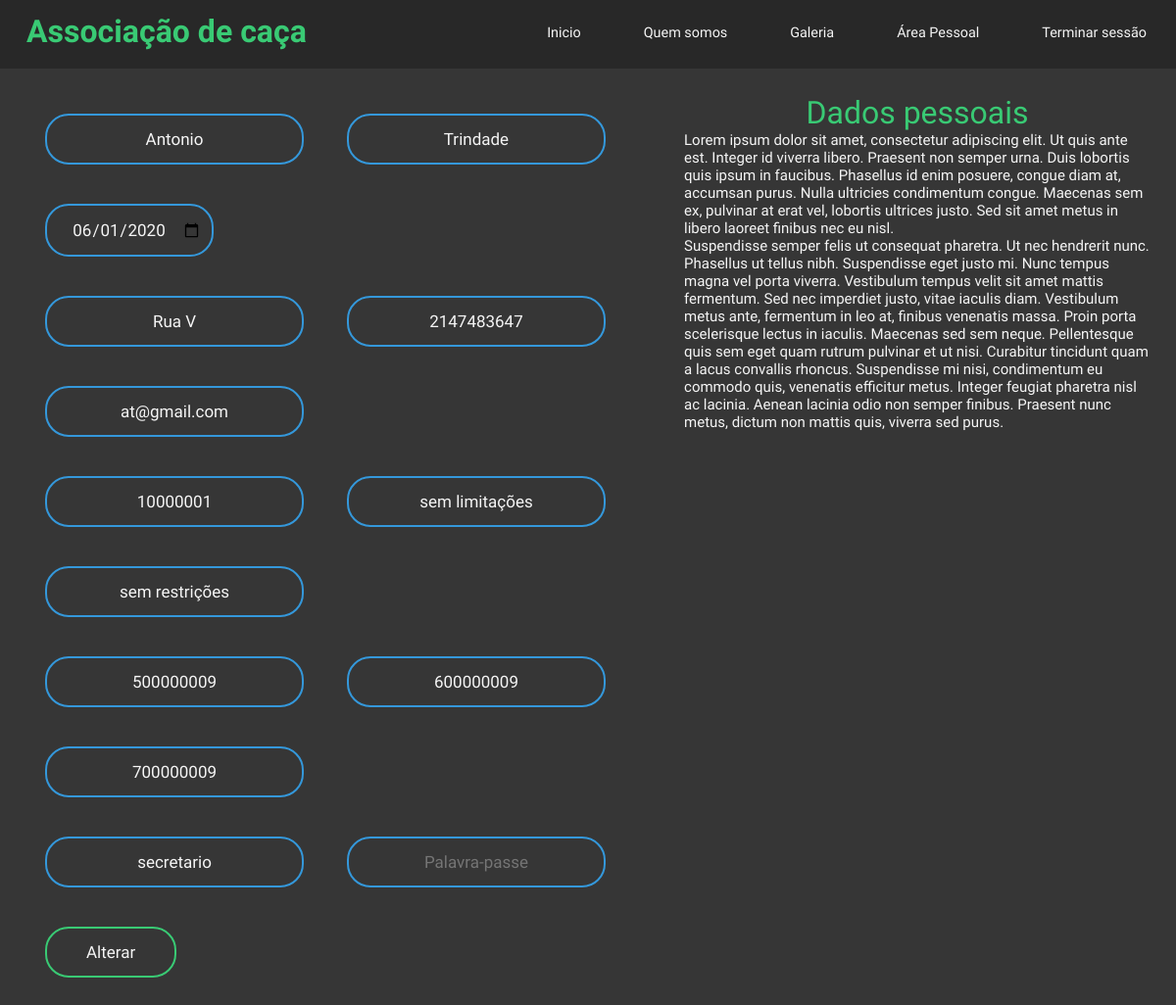
/vicePresidente/p_dadosSocios.php?codUtilizador=2 (signed in), run on the app's committed database.
### tables this page shows
CREATE TABLE `utilizador` (
  `codUtilizador` int(11) NOT NULL,
  `codPerfil` int(11) NOT NULL,
  `codCarteira` int(11) NOT NULL,
  `nome` varchar(30) NOT NULL,
  `apelido` varchar(30) NOT NULL,
  `morada` varchar(50) NOT NULL,
  `email` varchar(50) NOT NULL,
  `nif` int(9) NOT NULL,
  `dataNascimento` date NOT NULL,
  `telemovel` int(11) NOT NULL,
  `numPorteArma` int(11) NOT NULL,
  `numApoliceSeguro` int(11) NOT NULL,
  `numLicencaCaca` int(11) NOT NULL,
  `limitacao` varchar(50) NOT NULL,
  `restricaoAlimentar` varchar(50) NOT NULL,
  `nomeUser` varchar(20) NOT NULL,
  `password` varchar(300) NOT NULL,
  `ativo` bit(1) NOT NULL
);

### vicePresidente/p_dadosSocios.php (the view, shortened to what this page needs)
<!DOCTYPE html>
<html lang="en">
    <head>
        <link rel="stylesheet" href="../css/style.css">
    </head>
    <body>
        <?php
            if(isset($_SESSION['utilizador']))
            {
                $sql = "SELECT codPerfil FROM utilizador WHERE nomeUser = '".$_SESSION["utilizador"]."'";
                $res = mysqli_query($conn, $sql);
                $row = mysqli_fetch_array($res);
                if($row['codPerfil'] == VICE_PRESIDENTE || $row['codPerfil'] == PRESIDENTE)
                {
                    $codUtilizador = $_GET['codUtilizador'];
                    $sql = "SELECT * FROM utilizador WHERE codUtilizador='$codUtilizador'";
                    $res = mysqli_query($conn, $sql);
                    $row = mysqli_fetch_array($res);
                    echo
                    "
                    <header>
                        <div class='navbar'>
                            <h1>Associação de caça</h1>
                            <ul>
                                <li><a href='../index.php'>Inicio</a></li>
                                <li><a href='../about.php'>Quem somos</a></li>
                                <li><a href='../gallery.php'>Galeria</a></li>
                                <li><a href='../p_areaPessoal.php'>Área Pessoal</a></li>
                                <li><a href='../logout/logout.php'>Terminar sessão</a></li>
                            </ul>
                        </div>
                    </header>
                    <div class='grid-container'>
                        <div class='grid-item'>
                            <form action='updateDadosVicePres.php' method='POST'>
                                <input type='text' name='nome' placeholder='Nome' value='".$row['nome']."'>
                                <input type='text' name='apelido' placeholder='Apelido' value='".$row['apelido']."'>
                                <input type='date' name='dataNascimento' placeholder='Data nascimento' value='".$row['dataNascimento']."'>
                                <br>
                                <input type='text' name='morada' placeholder='Morada' value='".$row['morada']."'>
                                <input type='text' name='telemovel' placeholder='Telefone' value='".$row['telemovel']."'>
                                <input type='text' name='email' placeholder='Email' value='".$row['email']."'>
                                <br>
                                <input type='text' name='nif' placeholder='NIF' value='".$row['nif']."'>
                                <input type='text' name='limitacao' placeholder='Limitações fisicas' value='".$row['limitacao']."'>
                                <input type='text' name='restricaoAlimentar' placeholder='Restrições alimentares' value='".$row['restricaoAlimentar']."'>
                                <br>
                                <input type='text' name='numPorteArma' placeholder='Nº licença porte arma' value='".$row['numPorteArma']."'>
                                <input type='text' name='numApoliceSeguro' placeholder='Nº apólice de seguro' value='".$row['numApoliceSeguro']."'>
                                <input type='text' name='numLicencaCaca' placeholder='Nº licença de caça' value='".$row['numLicencaCaca']."'>
                                <br>
                                <input type='text' name='nomeUser' placeholder='Nome de utilizador' value='".$row['nomeUser']."'>
                                <input type='password' name='pw' placeholder='Palavra-passe'>
                                <br>
                                <input type='submit' value='Alterar'>
                            </form>
                        </div>
                        <div class='grid-item'>
                            <h1>Dados pessoais</h1>
                            <p>Lorem ipsum dolor sit amet, consectetur adipiscing elit. Ut quis ante est. Integer id viverra libero. Praesent non semper urna. Duis lobortis quis ipsum in faucibus. Phasellus id enim posuere, congue diam at, accumsan purus. Nulla ultricies condimentum congue. Maecenas sem ex, pulvinar at erat vel, lobortis ultrices justo. Sed sit amet metus in libero laoreet finibus nec eu nisl.</p>
                            <p>Suspendisse semper felis ut consequat pharetra. Ut nec hendrerit nunc. Phasellus ut tellus nibh. Suspendisse eget justo mi. Nunc tempus magna vel porta viverra. Vestibulum tempus velit sit amet mattis fermentum. Sed nec imperdiet justo, vitae iaculis diam. Vestibulum metus ante, fermentum in leo at, finibus venenatis massa. Proin porta scelerisque lectus in iaculis. Maecenas sed sem neque. Pellentesque quis sem eget quam rutrum pulvinar et ut nisi. Curabitur tincidunt quam a lacus convallis rhoncus. Suspendisse mi nisi, condimentum eu commodo quis, venenatis efficitur metus. Integer feugiat pharetra nisl ac lacinia. Aenean lacinia odio non semper finibus. Praesent nunc metus, dictum non mattis quis, viverra sed purus.</p>
                        </div>
                    </div>
                    ";
                }
            }
        ?>
    </body>
</html>

### css/style.css (style rules this page uses)
* { margin: 0px; padding: 0px; font-family: 'Open Sans Condensed', sans-serif; }
body { background: #363636; box-sizing: border-box; }
h1, h2, h3 { text-align: center; color: #39ca74; }
.navbar { width: 100%; height: 70px; background-color: #282828; }
.navbar h1 { position: absolute; padding: 3px; float: left; margin-left: 2%; margin-top: 10px; color: #39ca74; }
.navbar ul { width: auto; float: right; margin-top: 8px; }
.navbar li { display: inline-block; padding: 15px 30px; }
.navbar a { text-align: center; color: whitesmoke; text-decoration: none; font-size: 1.2vw; }
.grid-container { display: grid; grid-template-columns: auto auto; padding: 16px; }
.grid-item { padding: 10px;; }
.grid-container h1 { color: #39ca74; font-weight: 500; }
.grid-container p { font-size: 15px; color: whitesmoke; }
.grid-item input[type = "text"], .grid-item input[type = "password"], .grid-item input[type = "date"], .grid-item select { border:0; background: none; display: inline; margin: 20px; text-align: center; border: 2px solid #3498db; padding: 14px 10px; outline: none; color: whitesmoke; border-radius: 24px; transition: 0.25s; font-size: 17px; }
.grid-item input[type = "submit"] { border:0; background: none; display: inline; margin: 20px; text-align: center; border: 2px solid #39ca74; padding: 14px 40px; outline: none; color: whitesmoke; border-radius: 24px; transition: 0.25s; cursor: pointer; font-size: 17px; }

### data on the page
utilizador: nome "Antonio", apelido "Trindade", dataNascimento "06/01/2020", morada "Rua V", telemovel "2147483647", email "at@gmail.com", nif "10000001", limitacao "sem limitações", restricaoAlimentar "sem restrições", numPorteArma "500000009", numApoliceSeguro "600000009", numLicencaCaca "700000009", nomeUser "secretario"
